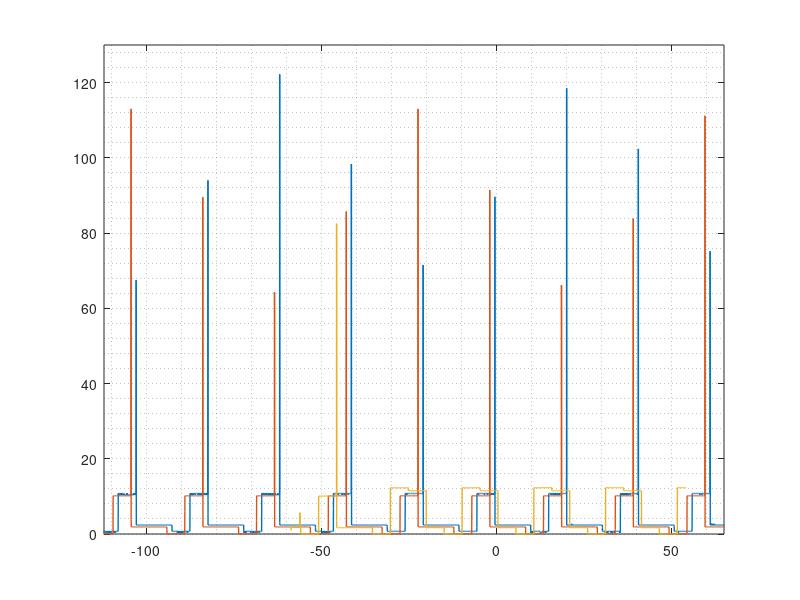

Recreate this plot in MATLAB. (Note: this script raises an error after producing the figure.)
clear; clc;
load Radio_Mode_Power_Checks

figure
plot(Times,Channel2V*1000,'lineWidth',1)
hold on; grid minor; ylim([0 130]); xlim([-112 65])
plot(Times1,Channel2V1*100,'lineWidth',1)
plot(Times2,Channel2V2*50,'lineWidth',1)
ax=gca;ax.FontSize=16;
title('LoRa radio module power mode current consumption measurements','fontSize',24);
xlabel('Time, s','fontSize',18);
ylabel('Current, mA','fontSize',18);
legend('measured using 1\Omega resistor','measured using 10\Omega resistor','measured using 20\Omega resistor','fontSize',12);
